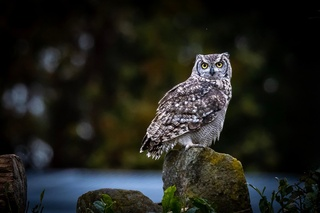
#> input picture Task25/Degraded_imgs/1.jpg, 320 x 213 px
$ python Bicubic_tool.py
#> lines starting #> are read from the running program, lines starting #| are printed output that depends on the picture
from pathlib import Path
from PIL import Image
SCALE = 4
def main():
    print("=== Bicubic Image Enhancement ===")

    image_path = input("Enter image path: ").strip()
#> the answer given: Degraded_imgs/1.jpg

    input_path = Path(image_path)


    if not input_path.exists():
        print("Error: Image file not found.")
        return

    try:
        image = Image.open(input_path)
#> image is the input picture: PIL image 320x213 RGB; mean R, G, B 33.3, 34, 29.3
    except Exception as e:
        print(f"Error opening image: {e}")
        return

    new_width = image.width * SCALE
#> new_width = 1280
    new_height = image.height * SCALE
#> new_height = 852

    enhanced = image.resize(
        (new_width, new_height),
        Image.Resampling.BICUBIC
    )
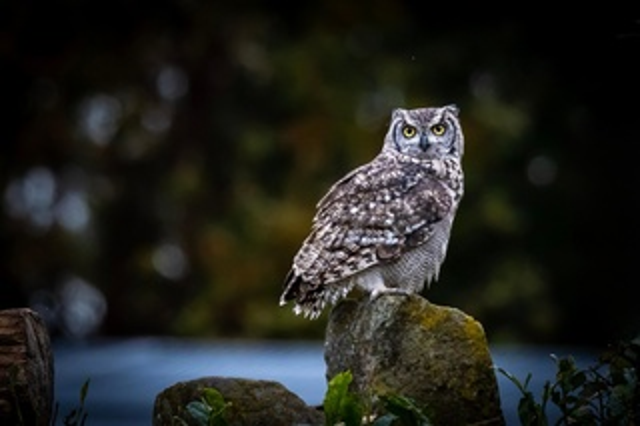
#> enhanced: PIL image 1280x852 RGB (shown at 1/2 size); mean R, G, B 33.3, 34, 29.3

    output_dir = Path("outputs/bicubic")
    output_dir.mkdir(parents=True, exist_ok=True)

    output_path = output_dir / f"{input_path.stem}_bicubic{input_path.suffix}"

    enhanced.save(output_path)

    print("\nEnhancement completed!")
    print(f"Input : {input_path}")
    print(f"Output: {output_path}")
    print(f"Scale : {SCALE}x")
    print(f"Original size : {image.size}")
#| Original size : (320, 213)
    print(f"Enhanced size : {enhanced.size}")
#| Enhanced size : (1280, 852)

if __name__ == "__main__":
    main()
